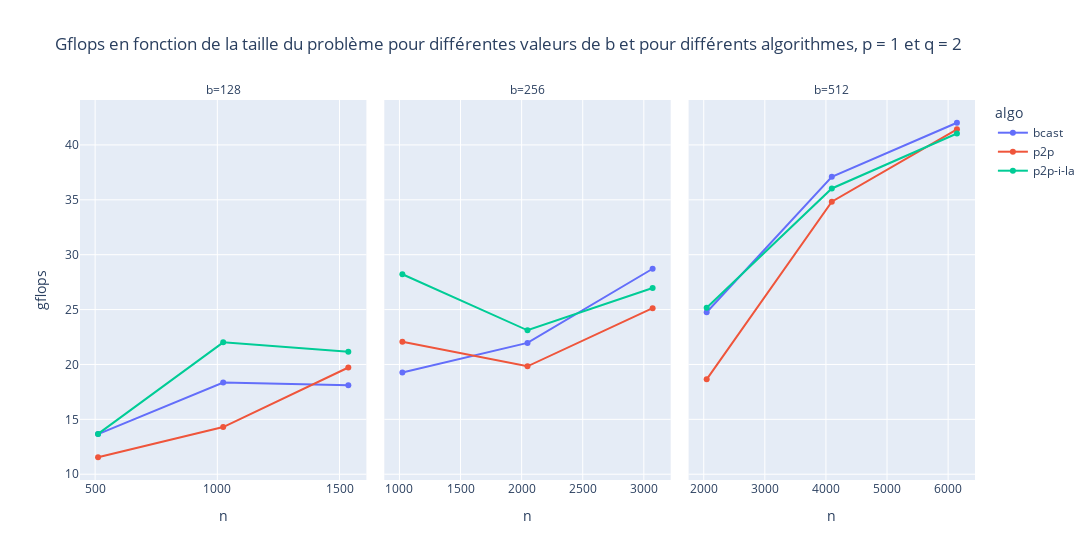

Notebook source saved alongside this figure:
### Code cell
plotly.plot(df_p1_q2, kind = 'line', markers = True, x = 'n', y = 'gflops', color ='algo', facet_col = 'b', width = 1400, title = 'Gflops en fonction de la taille du problème pour différentes valeurs de b et pour différents algorithmes, p = 1 et q = 2').update_xaxes(matches=None)

### Figure 1 — Plotly figure (JSON) as saved in the notebook; plotly's stock layout.template omitted (floating-point values rounded to 4 significant figures)
{"data": [{"hovertemplate": "algo=bcast<br>b=128<br>n=%{x}<br>gflops=%{y}<extra></extra>", "legendgroup": "bcast", "line": {"color": "#636efa", "dash": "solid"}, "marker": {"symbol": "circle"}, "mode": "lines+markers", "name": "bcast", "orientation": "v", "showlegend": true, "type": "scatter", "x": [512, 1024, 1536], "xaxis": "x", "y": [13.66, 18.35, 18.11], "yaxis": "y"}, {"hovertemplate": "algo=bcast<br>b=256<br>n=%{x}<br>gflops=%{y}<extra></extra>", "legendgroup": "bcast", "line": {"color": "#636efa", "dash": "solid"}, "marker": {"symbol": "circle"}, "mode": "lines+markers", "name": "bcast", "orientation": "v", "showlegend": false, "type": "scatter", "x": [1024, 2048, 3072], "xaxis": "x2", "y": [19.26, 21.96, 28.72], "yaxis": "y2"}, {"hovertemplate": "algo=bcast<br>b=512<br>n=%{x}<br>gflops=%{y}<extra></extra>", "legendgroup": "bcast", "line": {"color": "#636efa", "dash": "solid"}, "marker": {"symbol": "circle"}, "mode": "lines+markers", "name": "bcast", "orientation": "v", "showlegend": false, "type": "scatter", "x": [2048, 4096, 6144], "xaxis": "x3", "y": [24.76, 37.1, 42.02], "yaxis": "y3"}, {"hovertemplate": "algo=p2p<br>b=128<br>n=%{x}<br>gflops=%{y}<extra></extra>", "legendgroup": "p2p", "line": {"color": "#EF553B", "dash": "solid"}, "marker": {"symbol": "circle"}, "mode": "lines+markers", "name": "p2p", "orientation": "v", "showlegend": true, "type": "scatter", "x": [512, 1024, 1536], "xaxis": "x", "y": [11.55, 14.3, 19.72], "yaxis": "y"}, {"hovertemplate": "algo=p2p<br>b=256<br>n=%{x}<br>gflops=%{y}<extra></extra>", "legendgroup": "p2p", "line": {"color": "#EF553B", "dash": "solid"}, "marker": {"symbol": "circle"}, "mode": "lines+markers", "name": "p2p", "orientation": "v", "showlegend": false, "type": "scatter", "x": [1024, 2048, 3072], "xaxis": "x2", "y": [22.07, 19.83, 25.13], "yaxis": "y2"}, {"hovertemplate": "algo=p2p<br>b=512<br>n=%{x}<br>gflops=%{y}<extra></extra>", "legendgroup": "p2p", "line": {"color": "#EF553B", "dash": "solid"}, "marker": {"symbol": "circle"}, "mode": "lines+markers", "name": "p2p", "orientation": "v", "showlegend": false, "type": "scatter", "x": [2048, 4096, 6144], "xaxis": "x3", "y": [18.64, 34.83, 41.42], "yaxis": "y3"}, {"hovertemplate": "algo=p2p-i-la<br>b=128<br>n=%{x}<br>gflops=%{y}<extra></extra>", "legendgroup": "p2p-i-la", "line": {"color": "#00cc96", "dash": "solid"}, "marker": {"symbol": "circle"}, "mode": "lines+markers", "name": "p2p-i-la", "orientation": "v", "showlegend": true, "type": "scatter", "x": [512, 1024, 1536], "xaxis": "x", "y": [13.67, 22.02, 21.15], "yaxis": "y"}, {"hovertemplate": "algo=p2p-i-la<br>b=256<br>n=%{x}<br>gflops=%{y}<extra></extra>", "legendgroup": "p2p-i-la", "line": {"color": "#00cc96", "dash": "solid"}, "marker": {"symbol": "circle"}, "mode": "lines+markers", "name": "p2p-i-la", "orientation": "v", "showlegend": false, "type": "scatter", "x": [1024, 2048, 3072], "xaxis": "x2", "y": [28.22, 23.11, 26.97], "yaxis": "y2"}, {"hovertemplate": "algo=p2p-i-la<br>b=512<br>n=%{x}<br>gflops=%{y}<extra></extra>", "legendgroup": "p2p-i-la", "line": {"color": "#00cc96", "dash": "solid"}, "marker": {"symbol": "circle"}, "mode": "lines+markers", "name": "p2p-i-la", "orientation": "v", "showlegend": false, "type": "scatter", "x": [2048, 4096, 6144], "xaxis": "x3", "y": [25.17, 36.03, 41.04], "yaxis": "y3"}], "layout": {"annotations": [{"font": {}, "showarrow": false, "text": "b=128", "x": 0.16, "xanchor": "center", "xref": "paper", "y": 1, "yanchor": "bottom", "yref": "paper"}, {"font": {}, "showarrow": false, "text": "b=256", "x": 0.5, "xanchor": "center", "xref": "paper", "y": 1, "yanchor": "bottom", "yref": "paper"}, {"font": {}, "showarrow": false, "text": "b=512", "x": 0.84, "xanchor": "center", "xref": "paper", "y": 1, "yanchor": "bottom", "yref": "paper"}], "legend": {"title": {"text": "algo"}, "tracegroupgap": 0}, "title": {"text": "Gflops en fonction de la taille du problème pour différentes valeurs de b et pour différents algorithmes, p = 1 et q = 2"}, "width": 1400, "xaxis": {"anchor": "y", "domain": [0, 0.32], "title": {"text": "n"}}, "xaxis2": {"anchor": "y2", "domain": [0.34, 0.66], "title": {"text": "n"}}, "xaxis3": {"anchor": "y3", "domain": [0.68, 1.0], "title": {"text": "n"}}, "yaxis": {"anchor": "x", "domain": [0, 1], "title": {"text": "gflops"}}, "yaxis2": {"anchor": "x2", "domain": [0, 1], "matches": "y", "showticklabels": false}, "yaxis3": {"anchor": "x3", "domain": [0, 1], "matches": "y", "showticklabels": false}}}
